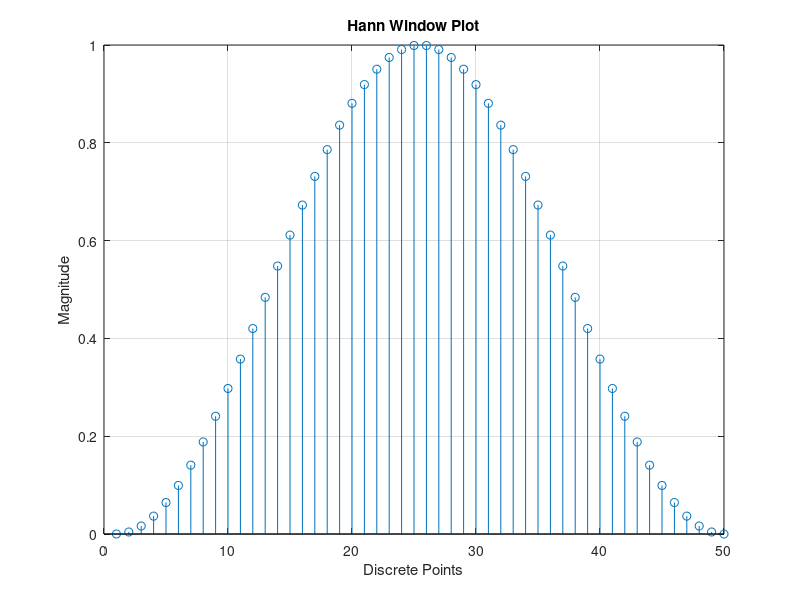

Here is the MATLAB script that generated this plot: (Note: this script raises an error after producing the figure.)
%% -- TASK 10 --
% Generate an N = 50 samples long Hann window and use your "DFTsum()" function to perform a DFT ongenerated window. 
% Plot the results, both in time and frequency domain. 
% What regions of the frequency plot correspond to low frequency components and what regions correspond to high frequency components?

clear all;
clc;
close all;

N = 49;
n = 0:N;

w = 1/2*(1-cos(2*pi*n/N));

stem(abs(w));
grid on;
xlabel('Discrete Points')
ylabel('Magnitude')
title('Hann Window Plot');

hold on;
X = DFTsum(w);
stem(abs(X));

% Between points 3 and 49, the frequency corresponds in both domains.
% However, the very start and end of the graph indicates they have a very
% large magnitude, and therefore do not correspond.

%% -- TASK 11 --
% Modify your DFT function "DFTsum()" into a new function "DFTsamples()" with syntax "[X,f] = DTFTsamples(x,fs)". 
% Equation can be found under file "DFTSamples.m".